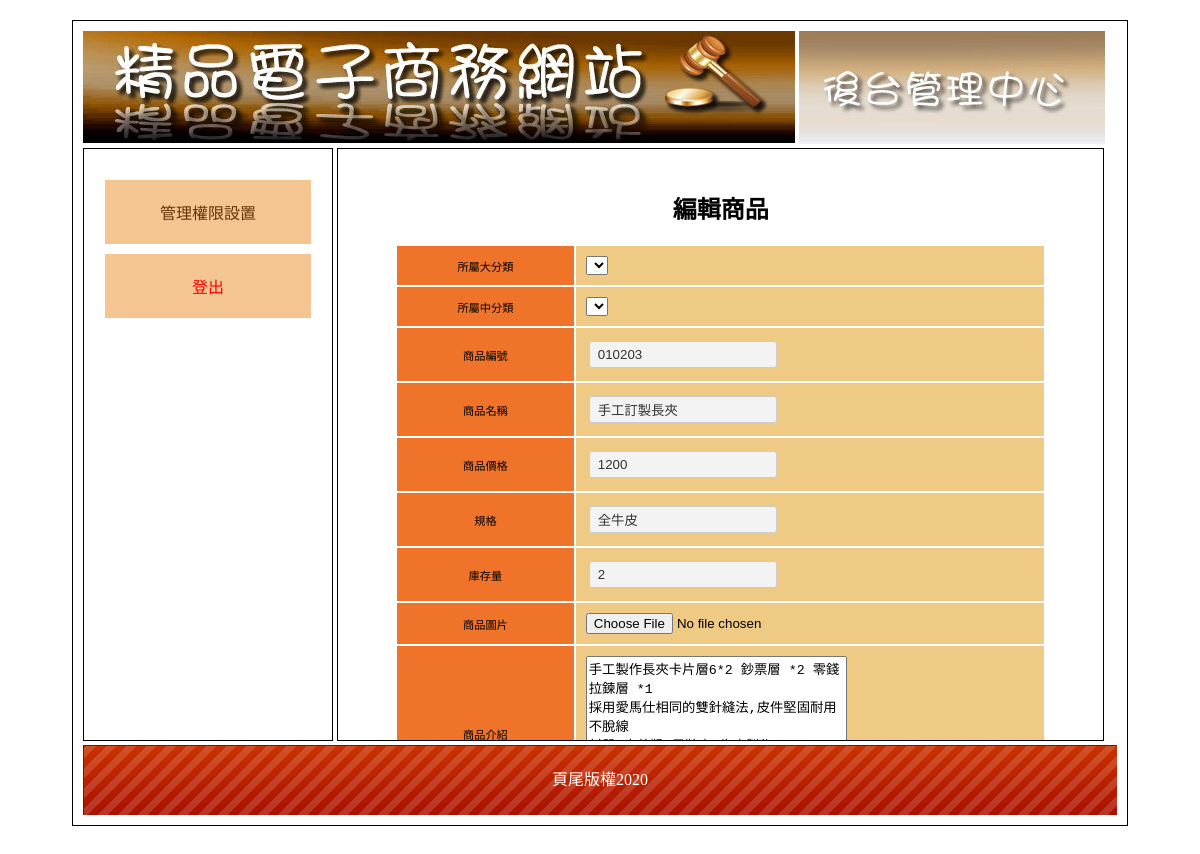
The page /admin.php?do=edit_goods&id=3 on the database its author committed.
### tables this page shows
CREATE TABLE `goods` (
  `id` int(10) UNSIGNED NOT NULL,
  `no` text NOT NULL,
  `name` text NOT NULL,
  `price` int(10) UNSIGNED NOT NULL,
  `spec` text NOT NULL,
  `stock` int(10) UNSIGNED NOT NULL,
  `img` text NOT NULL,
  `intro` text NOT NULL,
  `big` int(10) UNSIGNED NOT NULL,
  `mid` int(10) UNSIGNED NOT NULL,
  `sh` int(10) UNSIGNED NOT NULL DEFAULT 1
);

CREATE TABLE `bottom` (
  `id` int(10) UNSIGNED NOT NULL,
  `bottom` text NOT NULL
);

### base.php (called while the page is built, shortened)
<?php
class DB{
  private $dsn = "mysql:host=localhost;charset=utf8;dbname=db66";
  private $root = "root";
  private $password = "";
  private $table;
  private $pdo;
  public function __construct($table){
    $this->table = $table ;
    $this->pdo = new PDO($this->dsn,$this->root,$this->password);
  }
  public function find($arg){
    $sql ="select * from $this->table ";
  if(!empty($arg) && is_array($arg)){
    foreach($arg as $key => $value){
      $tmp[] = sprintf("`%s`='%s'",$key,$value);
    }
    $sql = $sql . " where " . implode(" && ", $tmp) ;
  }else{
    $sql = $sql . " where `id`='" . $arg . "'";
  }
  return $this->pdo->query($sql)->fetch(PDO::FETCH_ASSOC);
}
}
$Goods = new DB("goods");
$Bottom = new DB("bottom");
?>

### backend/edit_goods.php (the view, shortened to what this page needs)
<?php
$goods = $Goods->find($_GET['id']);
?>
<h2 class="ct">編輯商品</h2>
<form action="api/save_goods.php" method="post">
<table class="all">
<tr>
<td class="tt ct">所屬大分類</td>
<td class="pp"><select name="big" id="big"></select></td>
</tr>
<tr>
<td class="tt ct">所屬中分類</td>
<td class="pp"><select name="mid" id="mid"></select></td>
</tr>
<tr>
<td class="tt ct">商品編號</td>
<td class="pp"><input type="text" name="no" id="no" value="<?= $goods['no'] ?>"></td>
</tr>
<tr>
<td class="tt ct">商品名稱</td>
<td class="pp"><input type="text" name="name" id="name" value="<?= $goods['name'] ?>"></td>
</tr>
<tr>
<td class="tt ct">商品價格</td>
<td class="pp"><input type="text" name="price" id="price" value="<?= $goods['price'] ?>"></td>
</tr>
<tr>
<td class="tt ct">規格</td>
<td class="pp"><input type="text" name="spec" id="spec" value="<?= $goods['spec'] ?>"></td>
</tr>
<tr>
<td class="tt ct">庫存量</td>
<td class="pp"><input type="text" name="stock" id="stock" value="<?= $goods['stock'] ?>"></td>
</tr>
<tr>
<td class="tt ct">商品圖片</td>
<td class="pp"><input type="file" name="img" id="img"></td>
</tr>
<tr>
<td class="tt ct">商品介紹</td>
<td class="pp"><textarea name="intro" id="intro" cols="30" rows="10"><?= $goods['intro'] ?></textarea></td>
</tr>
</table>
</form>

### admin.php (shortened to what this page needs)
<?php
include_once "base.php";
?>
<!DOCTYPE html PUBLIC "-//W3C//DTD XHTML 1.0 Transitional//EN" "http://www.w3.org/TR/xhtml1/DTD/xhtml1-transitional.dtd">
<html xmlns="http://www.w3.org/1999/xhtml">
<head>
	<link href="css/css.css" rel="stylesheet" type="text/css">
</head>
<body>
	<div id="main">
		<div id="top">
			<a href="index.php">
				<img src="icon/0416.jpg">
			</a>
			<img src="icon/0417.jpg">
		</div>
		<div id="left" class="ct">
			<div style="min-height:400px;">
				<a href="?do=admin">管理權限設置</a>
				<a href="javascript:location.href=&#39;api/logout.php?logout=admin&#39;"  style="color:#f00;">登出</a>
			</div>
		</div>
		<div id="right">
			<?php
			$do = !empty($_GET['do']) ? $_GET['do'] : 1;
			$file = 'backend/' . $do . ".php";
			if (file_exists($file)) {
				include $file;
			} else {
				include "backend/admin.php";
			}
			?>
		</div>
		<div id="bottom" style="line-height:70px; color:#FFF; background:url(icon/bot.png);" class="ct">
			<?php
			echo  $Bottom->find(1)['bottom'];
			?>
		</div>
	</div>
</body>
</html>

### css/css.css (style rules this page uses)
body { font-family:"微軟正黑體"; }
#main { width:1034px; padding:10px; margin:20px auto 20px auto; border:#000 solid 1px; min-height:768px; }
#top a { color:#CE631C; text-decoration:none; }
#left { display:inline-block; width:20%; padding:2%; min-height:550px; vertical-align:top; border:#000 1px solid; }
#left a { display:block; padding:20px 5px 20px 5px; text-decoration:none; background:#F4C591; margin:10px auto 10px auto; color:#65350A; }
.ct { text-align:center; }
#right { display:inline-block; width:70%; padding:2%; height:550px; border:#000 1px solid; overflow: auto; }
#bottom { height:70px; background:url(icon/bot.png); background-size:cover; }
.all { width:90%; margin:10px auto 10px auto; font-size: 0.7rem; }
.all td { min-width:86px; padding:10px; }
.tt { background:#EF7429; }
.pp { background:#EFCA85; }
input[type=text],input[type=password],input[type=submit],button,.button,input[type=reset],input[type=button],select，textarea,input[type=number] { background:#F3F3F3; border:#CCC 1px solid; border-radius:3px; padding:5px 8px 5px 8px; text-decoration:none; margin:3px; color:#333; }
input[type=text],input[type=password] { width:170px; }

### rows shown on the page
goods: no "010203", name "手工訂製長夾", price "1200", spec "全牛皮", stock "2", intro "手工製作長夾卡片層6*2 鈔票層 *2 零錢拉鍊層 *1 採用愛馬仕相同的雙針縫法,皮件堅固耐用不脫線 材質:直革鞣(馬鞍皮)牛皮製作 手工染色"
bottom: bottom "頁尾版權2020"
